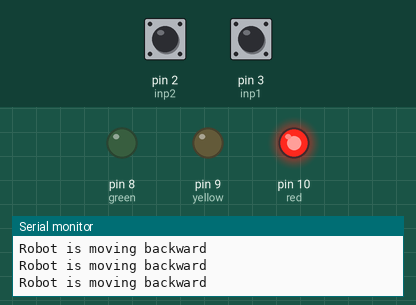
The sketch below on a simulated Arduino Uno, built with avr-gcc and run on an emulated ATmega328P. Shown: output pins drawn as LEDs (lit = HIGH), the last lines printed to the serial monitor. Dashed ring = blinking. The inputs (shaded band) are chosen by the test bench; at power-on: pin 2 (inp2) HIGH, pin 3 (inp1) LOW.

Above: at 1.2 s.
1.3 s: pin 2 (inp2) driven LOW
At 2.3 s:
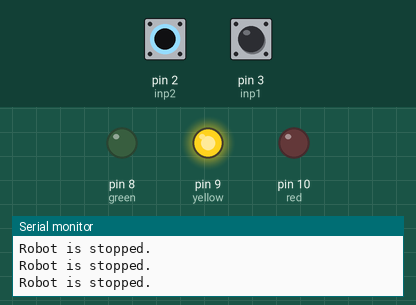
2.8 s: pin 2 (inp2) driven HIGH
At 3.8 s:
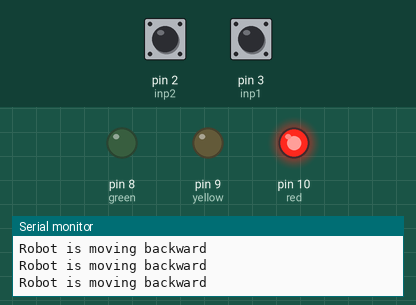
4.3 s: pin 3 (inp1) driven HIGH
At 5.5 s:
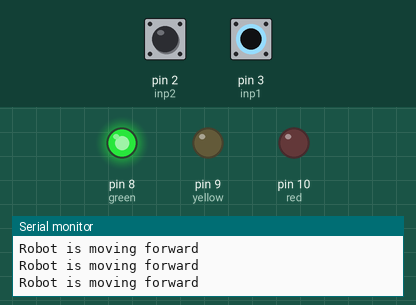
5.8 s: pin 3 (inp1) driven LOW
At 7.1 s:
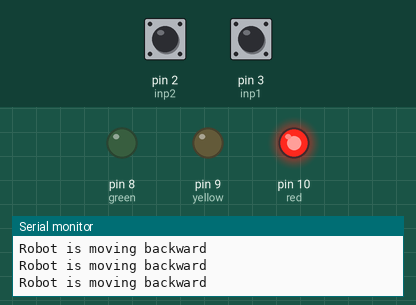
8.8 s: pin 2 (inp2) pulsed LOW 2 times (0.12 s each, 0.3 s apart)
At 9.02 s:
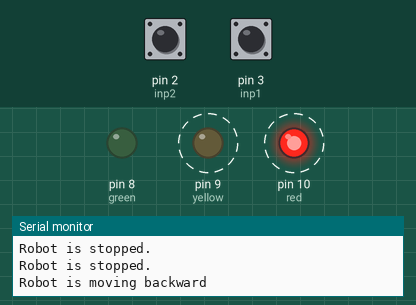
12.4 s: pin 3 (inp1) pulsed HIGH 5 times (0.12 s each, 0.3 s apart)
At 12.62 s:
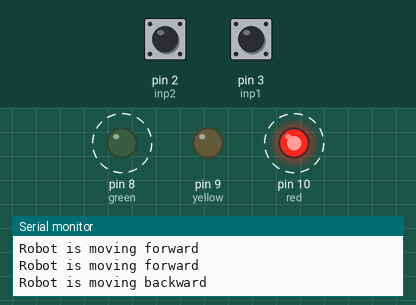
Timing chart, 0 to 15.4 s (numbered marks = the images above; inputs shaded):
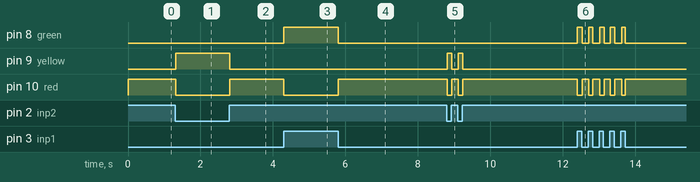

The sketch:

brave_kasi_maimu1.ino
```cpp
int inp1 = 3;
int inp2 = 2;

int green=8;
int yellow=9;
int red=10;

void setup()
{
  pinMode(inp1,INPUT);
  pinMode(inp2,INPUT);
  pinMode(green,OUTPUT);
  pinMode(yellow,OUTPUT);
  pinMode(red,OUTPUT);
  Serial.begin(9600);
}

void loop()
{
  bool s1 = digitalRead(inp1);
  bool s2 = digitalRead(inp2);
  if (s2 == LOW)
  {
    digitalWrite(green, LOW);
    digitalWrite(yellow, HIGH);
    digitalWrite(red, LOW);
    Serial.println("Robot is stopped.");
  }

  else if (s1 == HIGH && s2 == HIGH)
  {
    digitalWrite(green, HIGH);
    digitalWrite(yellow, LOW);
    digitalWrite(red, LOW);
    Serial.println("Robot is moving forward");
  }
  else
  {
    digitalWrite(green, LOW);
    digitalWrite(yellow, LOW);
    digitalWrite(red, HIGH);
    Serial.println("Robot is moving backward");
  }
}
```

Measured:
- after the input at 1.3 s, pin 9 (yellow): LOW → HIGH at once; pin 10 (red): HIGH → LOW at once
- after the input at 2.8 s, pin 9 (yellow): HIGH → LOW at once; pin 10 (red): LOW → HIGH at once
- after the input at 4.3 s, pin 8 (green): LOW → HIGH at once; pin 10 (red): HIGH → LOW at once
- after the input at 5.8 s, pin 8 (green): HIGH → LOW at once; pin 10 (red): LOW → HIGH at once
- after the input at 8.8 s, pin 9 (yellow): alternates HIGH for 0.12 s and LOW for 0.19 s, 4 changes in all, then stays LOW, starting at once; pin 10 (red): alternates HIGH for 0.19 s and LOW for 0.12 s, 4 changes in all, then stays HIGH, starting at once
- after the input at 12.4 s, pin 8 (green): alternates HIGH for 0.13 s and LOW for 0.19 s, 10 changes in all, then stays LOW, starting at once; pin 10 (red): alternates HIGH for 0.19 s and LOW for 0.13 s, 10 changes in all, then stays HIGH, starting at once
